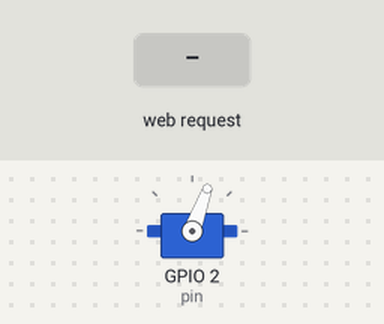
Simulated run of this sketch. Board: ESP8266 (NodeMCU). On the bench: servo. The inputs (shaded band) are chosen by the test bench. WiFi joins after 1.5 s; servers stay silent unless stated; what the sketch prints to the serial monitor is not drawn.

Above: at 2.7 s.
2.8 s: HTTP request GET /switch/1 received
At 3.3 s:
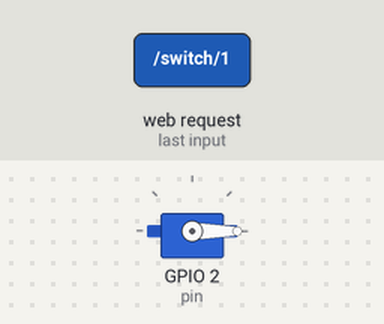
4.3 s: HTTP request GET /switch/0 received
At 5.6 s:
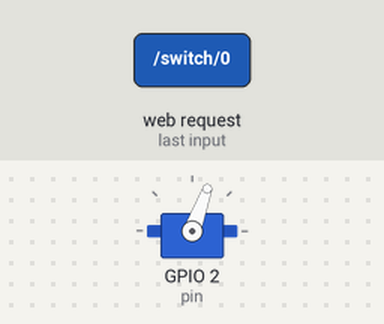
Timing chart, 0 to 7.3 s (numbered marks = the images above; inputs shaded):
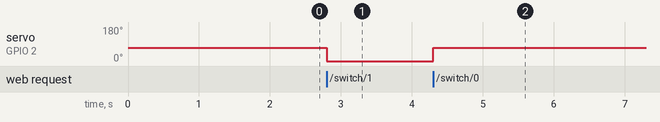

The sketch:

WiFiServo.ino
```cpp
#include <ESP8266WiFi.h>
#include <Servo.h>

const char* ssid = "your-network";
const char* password = "your-password";
const int off_State = 70;
const int on_State = -70;
const int pin = 2;
const int LED = 2;

// Create an instance of the server
// specify the port to listen on as an argument
WiFiServer server(80);

// Create Servo instance
Servo servo;

void setup() {
  Serial.begin(115200);
  delay(10);

  servo.attach(pin);          //D4
  servo.write(off_State);   // Put servo on OFF state
  servo.detach();

  // Connect to WiFi network
  Serial.println();
  Serial.println();
  Serial.print("Connecting to ");
  Serial.println(ssid);

  WiFi.mode(WIFI_STA); //We don't want the ESP to act as an AP
  WiFi.begin(ssid, password);

  while (WiFi.status() != WL_CONNECTED) {
    delay(500);
    Serial.print(".");
  }

  Serial.println("");
  Serial.println("WiFi connected");

  // Start the server
  server.begin();
  Serial.println("Server started");

  // Print the IP address
  Serial.println(WiFi.localIP());

  pinMode(LED, OUTPUT);
  digitalWrite(LED, HIGH);
}

void loop() {
  // Check if a client has connected
  WiFiClient client = server.available();
  if (!client) {
    return;
  }

  // Wait until the client sends some data
  Serial.println("new client");
  while(!client.available()){
    delay(1);
  }

  // Read the first line of the request
  String req = client.readStringUntil('\r');
  Serial.println(req);
  client.flush();

  // Match the request
  String result = "";

  if (req.indexOf("/switch/0") != -1) {
    servo.attach(pin);
    servo.write(off_State);
    delay(250);
    servo.detach();

    result = "off";
  }
  else if (req.indexOf("/switch/1") != -1) {
    servo.attach(pin);
    servo.write(on_State);
    delay(250);
    servo.detach();

    result = "on";
  }
  else if (req.indexOf("/switch/status") != -1) {
    result = servo.read() == on_State ? "1" : "0";
  }
  else {
    Serial.println("invalid request");
    client.stop();
    return;
  }

  digitalWrite(LED, HIGH);

  client.flush();

  // Prepare the response
  String s = "HTTP/1.1 200 OK\r\nContent-Type: text/html\r\n\r\n" + result;

  // Send the response to the client
  client.print(s);
  delay(1);
  Serial.println("Client disconnected");

  // The client will actually be disconnected
  // when the function returns and 'client' object is detroyed
}
```

Measured:
- after the input at 2.8 s, servo on GPIO 2 (pin): 70° → 0° at once
- after the input at 4.3 s, servo on GPIO 2 (pin): 0° → 70° at once
